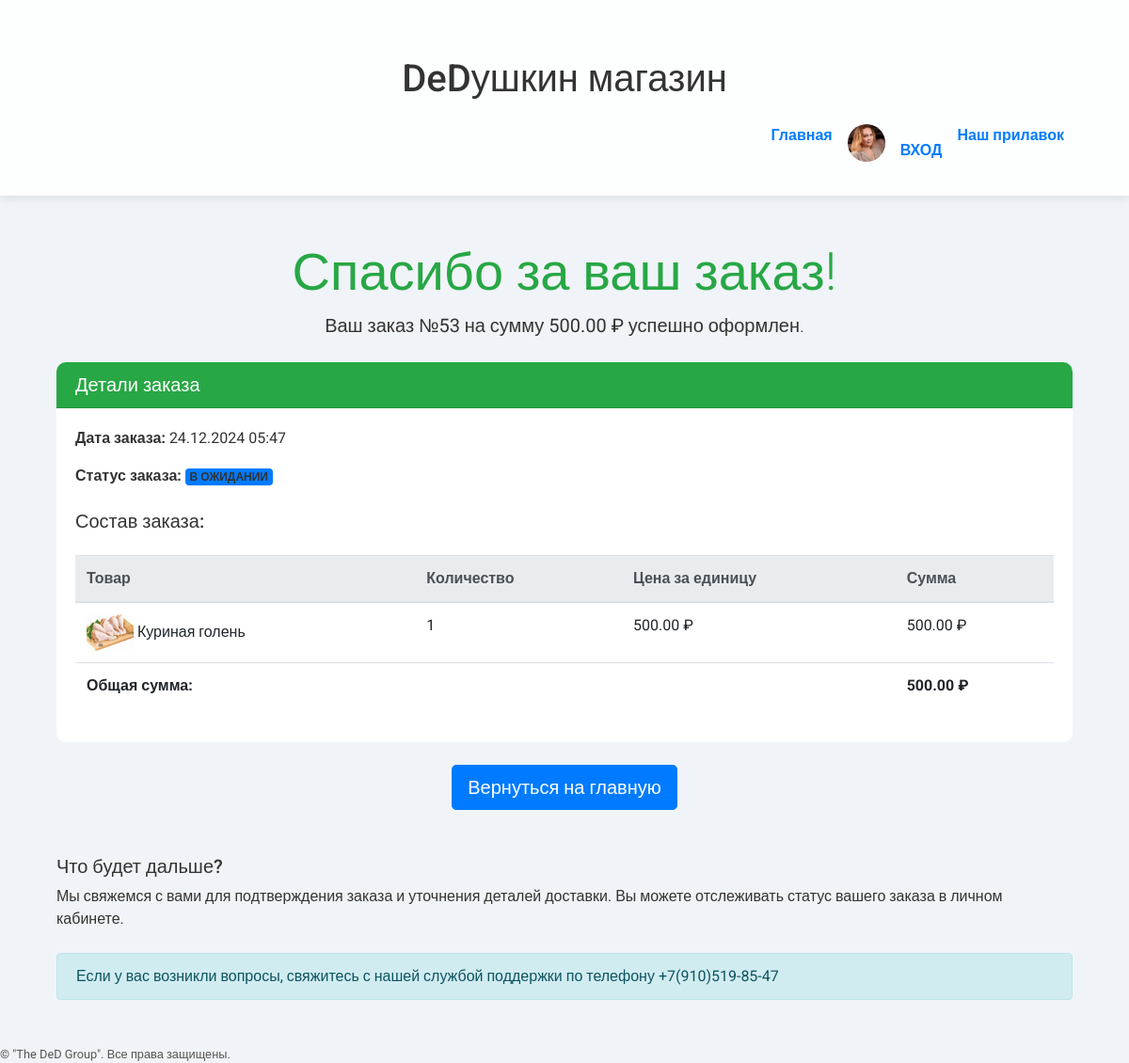
/order/complete/53/ (signed in), run on the app's committed database.
### myshop_dj/models.py (models this page shows, shortened)
class UserProfile(models.Model):
    user = models.OneToOneField(User, on_delete=models.CASCADE, related_name='profile')
    profile_picture = models.ImageField(upload_to='profile_pictures/',
                                        blank=True, null=True)  # Укажите путь для загрузки изображений
    date_of_birth = models.DateField(null=True, blank=True)  # Поле для даты рождения
    phone_number = models.CharField(max_length=15, null=True, blank=True)  # Поле для телефона
    email = models.EmailField(max_length=254, null=True, blank=True)  # Поле для электронной почты
    last_name = models.CharField(max_length=150, null=True, blank=True)  # Поле для фамилии
    first_name = models.CharField(max_length=150, null=True, blank=True)  # Поле для имени

class Order(models.Model):
    user = models.ForeignKey(User, on_delete=models.CASCADE, related_name='orders')
    full_name = models.CharField(max_length=255)
    address = models.CharField(max_length=255, default='Не указано')
    phone_number = models.CharField(max_length=20)
    email = models.EmailField()
    additional_info = models.TextField(blank=True, null=True)
    created_at = models.DateTimeField(auto_now_add=True)
    STATUS_CHOICES = [
        ('pending', 'В ожидании'),
        ('completed', 'Завершён'),
        ('canceled', 'Отменён'),
    ]
    status = models.CharField(max_length=10, choices=STATUS_CHOICES, default='pending')

class OrderItem(models.Model):
    order = models.ForeignKey(Order, related_name='items', on_delete=models.CASCADE)
    product = models.ForeignKey(Product, on_delete=models.CASCADE)
    quantity = models.PositiveIntegerField()
    price = models.DecimalField(max_digits=10, decimal_places=2, default=0)  # Цена на момент заказа
    total_price = models.DecimalField(max_digits=10, decimal_places=2, default=0.00)

class Product(models.Model):
    name = models.CharField(max_length=255, unique=True)
    description = models.TextField()
    price = models.DecimalField(max_digits=10, decimal_places=2)
    category = models.ForeignKey(Category, related_name='products', on_delete=models.CASCADE, null=True)  # Измените на Category
    image = models.ImageField(upload_to='products/', blank=True, null=True)
    stock = models.PositiveIntegerField()

### myshop_dj/views.py (the view)
# urls.py: path('order/complete/<int:order_id>/',order_complete, name='order_complete'),
@login_required
def order_complete(request, order_id):
    order = get_object_or_404(Order, id=order_id, user=request.user)
    total_price = sum(item.total_price for item in order.items.all())
    context = {
        'order': order,
        'total_price': total_price,
    }
    return render(request, 'myshop_dj/order_complete.html', context)

### templates/myshop_dj/order_complete.html (shortened to what this page needs)
{% extends 'myshop_dj/base.html' %}
{% load static %}
{% block content %}
<div class="container my-5">
    <div class="text-center mb-4">
        <h1 class="display-4 text-success">
             Спасибо за ваш заказ!
        </h1>
        <p class="lead">
            Ваш заказ <strong>№{{ order.id }}</strong> на сумму <strong>{{ total_price|floatformat:2 }} ₽</strong> успешно оформлен.
        </p>
    </div>
    <div class="card">
        <div class="card-header bg-success text-white">
            <h5 class="mb-0">Детали заказа</h5>
        </div>
        <div class="card-body">
            <p><strong>Дата заказа:</strong> {{ order.created_at|date:"d.m.Y H:i" }}</p>
            <p><strong>Статус заказа:</strong> <span class="badge bg-primary text-uppercase">{{ order.get_status_display }}</span></p>
            <h5 class="mt-4">Состав заказа:</h5>
            <div class="table-responsive">
                <table class="table table-hover mt-3">
                    <thead class="thead-light">
                        <tr>
                            <th>Товар</th>
                            <th>Количество</th>
                            <th>Цена за единицу</th>
                            <th>Сумма</th>
                        </tr>
                    </thead>
                    <tbody>
                        {% for item in order.items.all %}
                        <tr>
                            <td>
                                {% if item.product.image %}
                                    <img src="{{ item.product.image.url }}" alt="{{ item.product.name }}" width="50" class="me-2">
                                {% endif %}
                                {{ item.product.name }}
                            </td>
                            <td>{{ item.quantity }}</td>
                            <td>{{ item.price|floatformat:2 }} ₽</td>
                            <td>{{ item.total_price|floatformat:2 }} ₽</td>
                        </tr>
                        {% endfor %}
                    </tbody>
                    <tfoot>
                        <tr>
                            <th colspan="3" class="text-end">Общая сумма:</th>
                            <th>{{ total_price|floatformat:2 }} ₽</th>
                        </tr>
                    </tfoot>
                </table>
            </div>
        </div>
    </div>
    <div class="text-center mt-4">
        <a href="{% url 'home' %}" class="btn btn-primary btn-lg">
             Вернуться на главную
        </a>
    </div>
    <div class="mt-5">
        <h5>Что будет дальше?</h5>
        <p>Мы свяжемся с вами для подтверждения заказа и уточнения деталей доставки. Вы можете отслеживать статус вашего заказа в личном кабинете.</p>
    </div>
    <div class="alert alert-info mt-4" role="alert">
        Если у вас возникли вопросы, свяжитесь с нашей службой поддержки по телефону +7(910)519-85-47
    </div>
</div>
{% endblock %}

### templates/myshop_dj/base.html (shortened to what this page needs)
{% load static %}
<!DOCTYPE html>
<html lang="ru">
<head>
    <link rel="stylesheet" href="https://stackpath.bootstrapcdn.com/bootstrap/4.5.2/css/bootstrap.min.css">
</head>
<body>
    <header>
        <div class="container">
            <h1 class="text-center">DeDушкин магазин</h1>
            <nav class="navbar navbar-expand-lg navbar-light">
                <div class="collapse navbar-collapse" id="navbarNav">
                    <ul class="navbar-nav ml-auto">
                        <li class="nav-item"><a class="nav-link" href="{% url 'home' %}">Главная</a></li>
                        <a class="nav-link" href="{% url 'profile' %}">
                              {% with profile=user.profile %}
                                {% if profile.profile_picture %}
                                   <img src="{{ profile.profile_picture.url }}" alt="Profile Picture" class="profile-icon" />
                                {% else %}
                                   <img src="{% static 'images/icon.png' %}" alt="Default Profile Picture" class="profile-icon" />
                                {% endif %}
                              {% endwith %}
                          <li class="nav-item"><a class="nav-link" href="{% url 'login' %}">ВХОД</a></li>
                        </a>
                        <li class="nav-item"><a class="nav-link" href="{% url 'category_list' %}">Наш прилавок</a></li>
                    </ul>
                </div>
            </nav>
        </div>
    </header>
    <main class="container mt-4">
        {% block content %}{% endblock %}
    </main>
    <footer>
        <p>&copy; {{ current_year }} "The DeD Group". Все права защищены.</p>
    </footer>
</body>
</html>

### templates/myshop_dj/base.html (style rules this page uses)
body { font-family: 'Roboto', sans-serif; background: #f0f4f8; color: #333; }
header { background-color: rgba(255, 255, 255, 0.9); padding: 20px 0; box-shadow: 0 2px 10px rgba(0, 0, 0, 0.1); }
.profile-icon { width: 40px; height: 40px; border-radius: 50%; object-fit: cover; }
.navbar-nav .nav-link { color: #007bff !important; font-weight: 600; }
.container { margin-top: 40px; }
footer p { font-size: 0.8rem; color: #555; margin: 0; }
.card { border: none; border-radius: 10px; overflow: hidden; transition: transform 0.3s; background-color: #ffffff; }
.display-4 { color: #ff6f61; }
.lead { color: #333; }
.text-center { color: #333; }

### data on the page
UserProfile: profile_picture (picture)
Order: id "53", created_at "24.12.2024 05:47", status "В ОЖИДАНИИ"
OrderItem: product.image (picture), product.name "Куриная голень", quantity "1", price "500.00", total_price "500.00"

### other printed values
{{ total_price|floatformat:2 }} "500.00"
